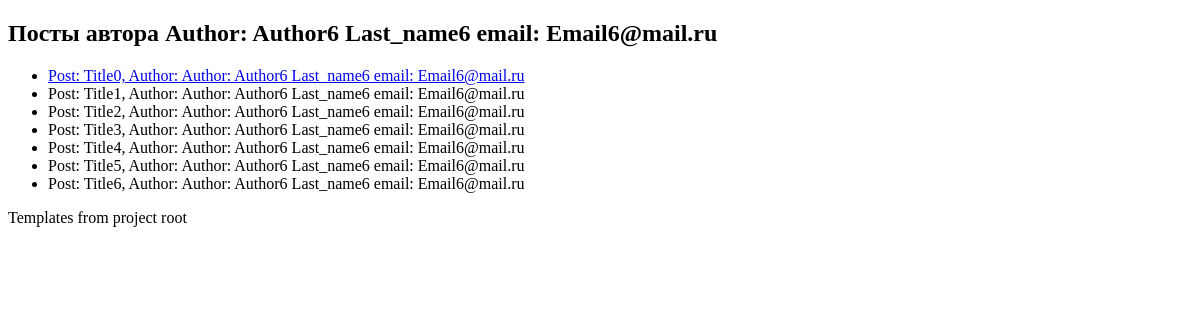
The page /third/author_post/6/ on the database as committed earlier.
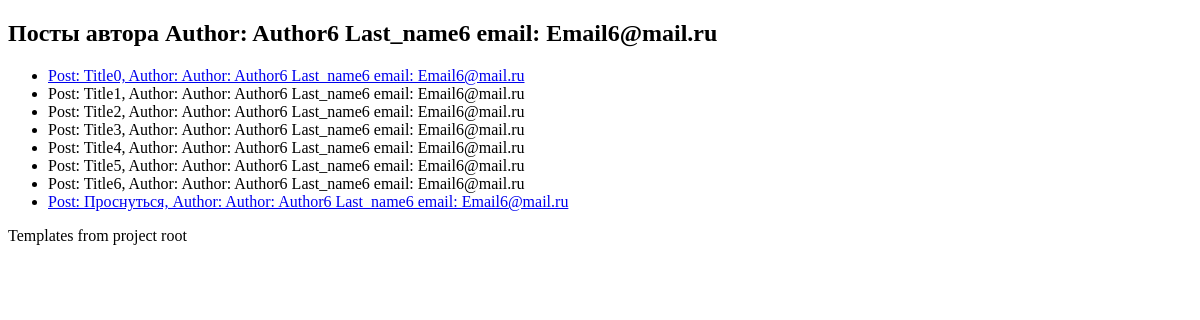
The same page on the database as committed later.
### secondapp/models.py (models this page shows, shortened)
class Post(models.Model):
    title = models.CharField(max_length=200)
    content = models.TextField()
    publish_date = models.DateTimeField(auto_now_add=True)
    author = models.ForeignKey(Author, on_delete=models.CASCADE)
    category = models.CharField(max_length=100)
    views = models.IntegerField(default=0)
    is_published = models.BooleanField(default=False)
    def __str__(self):
        return f'Post: {self.title}, Author: {self.author}'

class Author(models.Model):
    name = models.CharField(max_length=100)
    last_name = models.CharField(max_length=100)
    email = models.EmailField()
    biography = models.TextField()
    birthday = models.DateField()
    def __str__(self):
        return f"Author: {self.name} {self.last_name} email: {self.email}"

### thirdapp/views.py (the view)
# urls.py: path('author_post/<int:author_id>/', author_post, name='author_post'),
def author_post(request, author_id):
    author = Author.objects.get(id=author_id)
    posts = Post.objects.filter(author=author)
    context = {'author': author, 'posts': posts}
    return render(request, 'thirdapp/author_post.html', context=context)

### thirdapp/templates/thirdapp/author_post.html (shortened to what this page needs)
{% extends 'base.html' %}
{% block content %}
<H2>Посты автора {{author}}</H2>
<ul>
    {% for post in posts %}
        {% if post.is_published %}
            <li><a href="{% url 'post_view' post_id=post.pk %}">{{ post }}</a></li>
        {% else %}
            <li>   {{ post }} </li>
        {% endif %}
    {% endfor %}
</ul>
{% endblock %}

Rows that differ between the two databases and show on the page:
added Post: title+author "Post: Проснуться, Author: Author: Author6 Last_name6 email: Email6@mail.ru"
